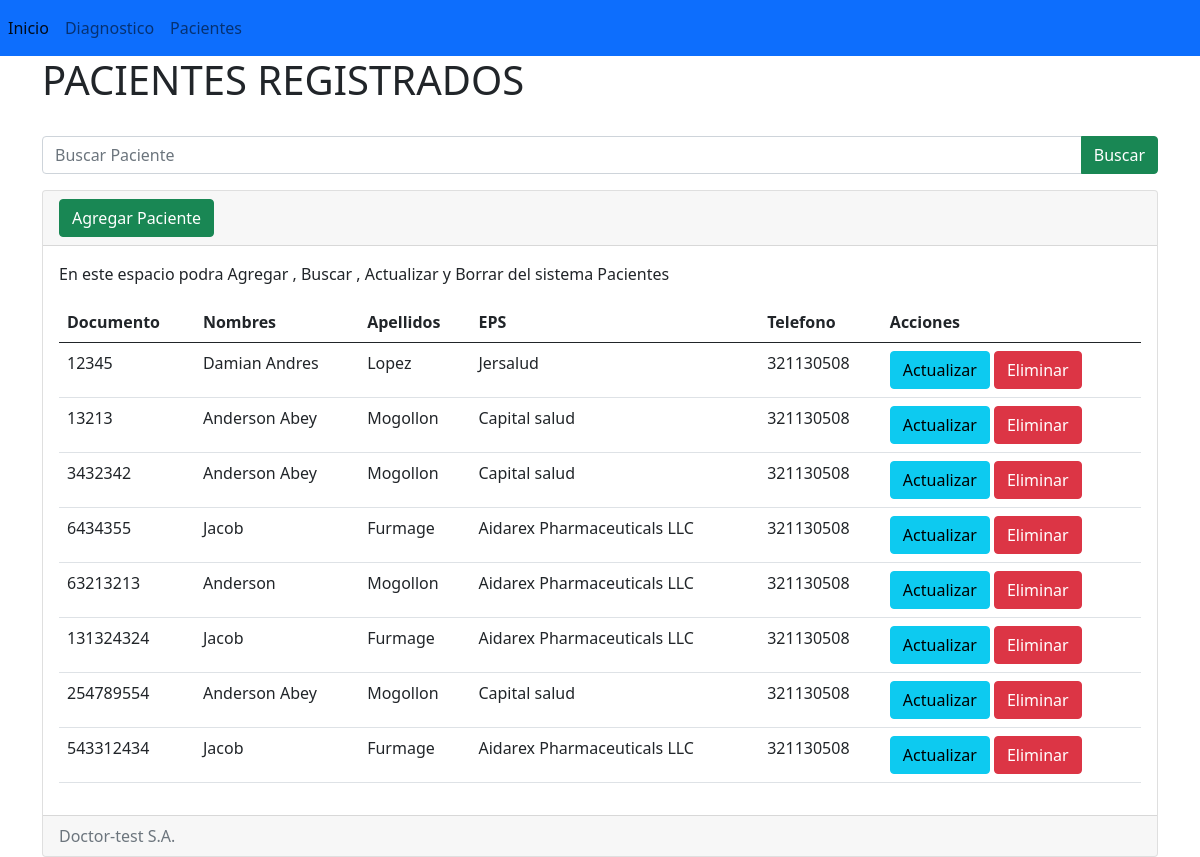
Before: / with the older database file.
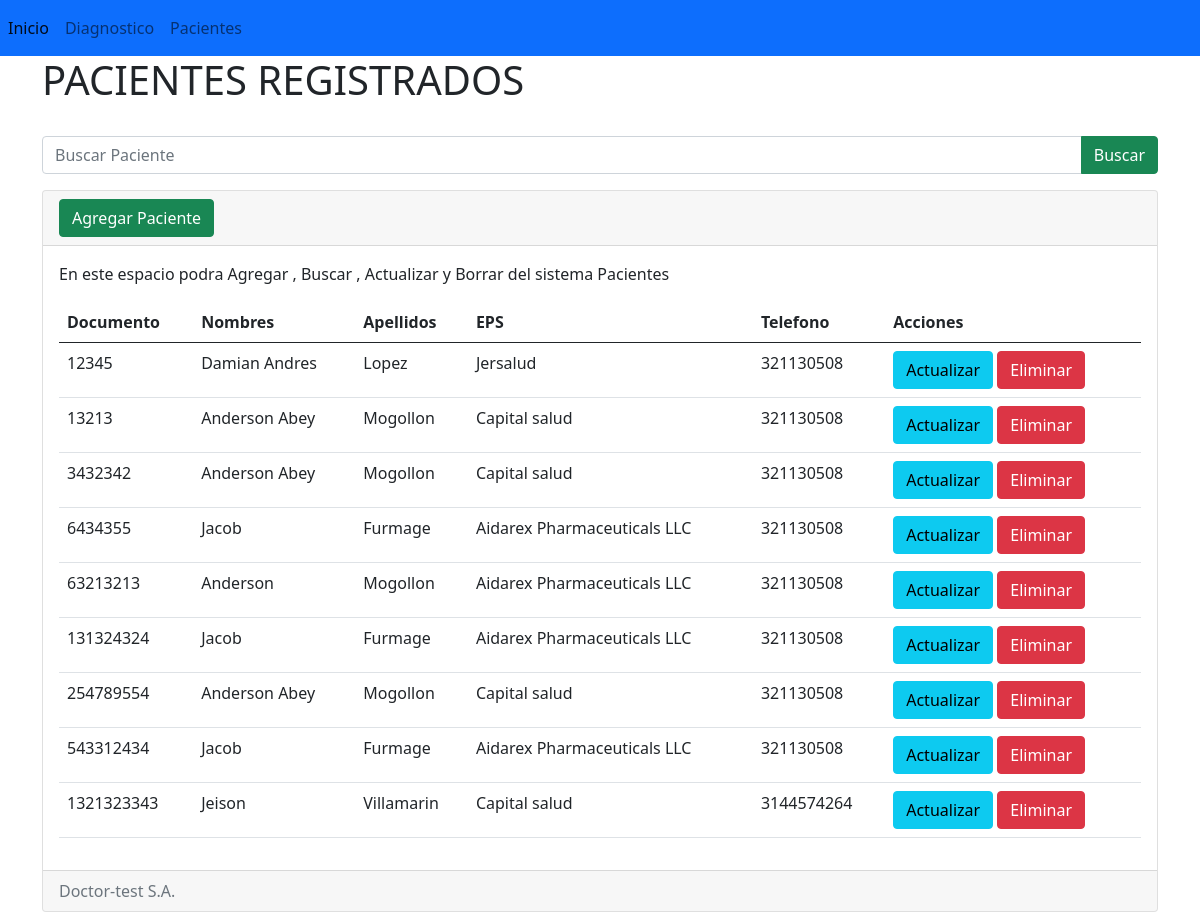
After: the same page with the newer database file.
### Pacientes/models.py (models this page shows)
class Paciente(models.Model):
    documento = models.IntegerField(primary_key=True, null=False, unique=True)
    nombre= models.CharField(max_length=200)
    apellido= models.CharField(max_length=200)
    fecha_nacimiento= models.DateField()
    sexo= models.CharField(max_length=10)
    estado_civil= models.CharField(max_length=200)
    tipo_documento= models.CharField(max_length=200)
    eps= models.CharField(max_length=200)
    telefono= models.IntegerField()
    email =models.EmailField()
    direccion = models.CharField(max_length=200)
    alergias= models.BooleanField()
    cirugias= models.BooleanField()
    vacunas= models.BooleanField()

### Pacientes/views.py (the view)
# urls.py: path('', views.inicio, name = 'inicio'),
def inicio(request):
    pacientes = Paciente.objects.all()
    print(pacientes)
    return render (request, 'Index.html', {'pacientes': pacientes})

### Pacientes/templates/Index.html (shortened to what this page needs)
{% extends 'base.html' %}
{% block contenido %}
    <h1>PACIENTES REGISTRADOS</h1>
    <div align="center"><img src="https://www.ehcos.com/wp-content/uploads/2017/11/icono-persona-correcta.png" class="img-rounded-circle" alt="" width="100px"></div>
    <div class="input-group mb-3">
        <input type="text" class="form-control" placeholder="Buscar Paciente">
        <button class="btn btn-success" type="submit">Buscar</button>
      </div>
    <div class="card">
    <div class="card-header">
        <a name="" id="" class="btn btn-success" href="{% url 'registro' %}" role="button">Agregar Paciente</a>
    </div>
    <div class="card-body">
        <p class="card-text">En este espacio podra Agregar , Buscar , Actualizar y Borrar del sistema Pacientes</p>
        <table class="table">
            <thead>
                <tr>
                    <th>Documento </th>
                    <th>Nombres</th>
                    <th>Apellidos</th>
                    <th>EPS</th>
                    <th>Telefono</th>
                    <th>Acciones</th>
                </tr>
            </thead>
            <tbody>
                {% for p in pacientes%}
                <tr>
                    <td>{{ p.documento}}</td>
                    <td>{{ p.nombre}}</td>
                    <td>{{ p.apellido}}</td>
                    <td>{{ p.eps}}</td>
                    <td>{{ p.telefono}}</td>
                    <td>
                        <a name="" id="" class="btn btn-info" href="actualizar/{{p.documento}}" role="button">Actualizar</a>
                        <a name="" id="" class="btn btn-danger" href="eliminar/{{p.documento}}" role="button">Eliminar</a>
                    </td>
                </tr>
                {% endfor %}
            </tbody>
        </table>
    </div>
    <div class="card-footer text-muted">
        Doctor-test S.A.
    </div>
</div>
{% endblock %}

### Pacientes/templates/base.html (shortened to what this page needs)
{% load static %}
<!doctype html>
<html lang="en">
  <head>
    <link rel="stylesheet" href="https://cdn.jsdelivr.net/npm/bootstrap@5.0.2/dist/css/bootstrap.min.css">
  </head>
  <body>
    <nav class="navbar navbar-expand navbar-light bg-primary">
        <div class="nav navbar-nav">
            <a class="nav-item nav-link active" href="#">Inicio</a>
            <a class="nav-item nav-link" href="#">Diagnostico</a>
            <a class="nav-item nav-link" href="Index.html">Pacientes</a>
        </div>
    </nav>
   <div class="container">
       <div class="row">
           <div class="col-12">
            {% block contenido %}
            {% endblock %}
           </div>
        </div>
    </div>
  </body>
</html>

Changed rows visible on the page:
added Paciente: documento "1321323343", nombre "Jeison", apellido "Villamarin", eps "Capital salud", telefono "3144574264"
